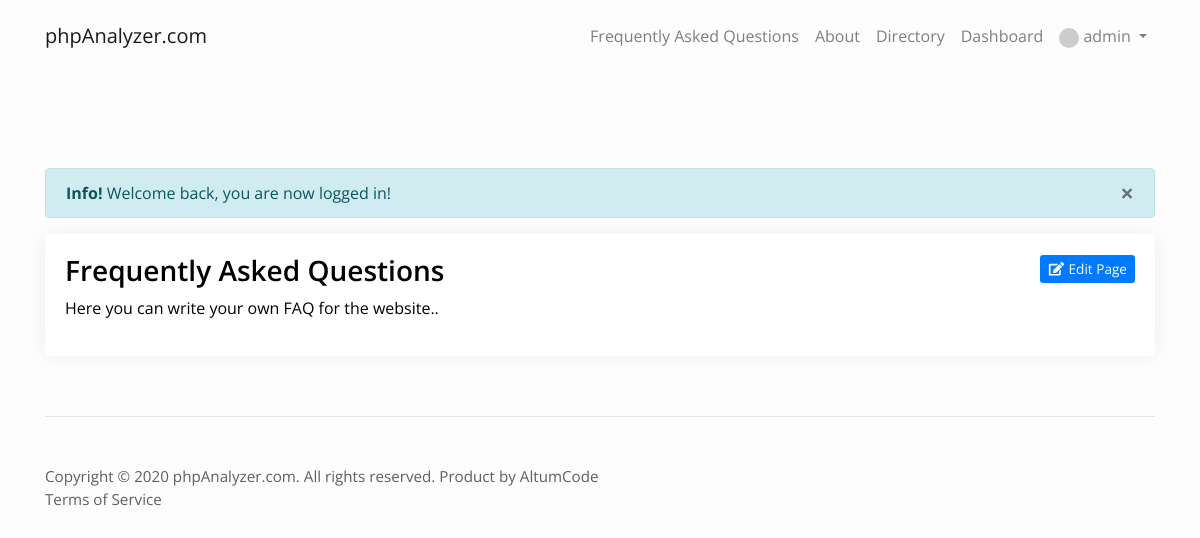
Page /page/faqs (signed in) on the committed database.
### tables this page shows
CREATE TABLE `settings` (
    `id` int(11) NOT NULL,
    `title` varchar(64) NOT NULL,
    `logo` varchar(40) DEFAULT '',
    `favicon` varchar(40) DEFAULT '',
    `time_zone` varchar(32) NOT NULL DEFAULT 'America/New_York',
    `meta_description` varchar(1024) NOT NULL,
    `meta_keywords` varchar(512) DEFAULT NULL,
    `analytics_code` varchar(32) NOT NULL,
    `email_confirmation` int(11) NOT NULL DEFAULT '0',
    `recaptcha` int(11) NOT NULL DEFAULT '1',
    `public_key` varchar(64) NOT NULL,
    `private_key` varchar(64) NOT NULL,
    `facebook_login` int(11) NOT NULL,
    `facebook_app_id` varchar(64) NOT NULL,
    `facebook_app_secret` varchar(64) NOT NULL,
    `smtp_host` varchar(128) NOT NULL,
    `smtp_port` int(11) NOT NULL,
    `smtp_encryption` varchar(16) DEFAULT '0',
    `smtp_auth` int(11) DEFAULT '0',
    `smtp_user` varchar(128) NOT NULL,
    `smtp_pass` varchar(128) NOT NULL,
    `smtp_from` varchar(128) NOT NULL,
    `facebook` varchar(64) NOT NULL,
    `twitter` varchar(64) NOT NULL,
    `youtube` varchar(128) DEFAULT NULL,
    `instagram` varchar(64) DEFAULT NULL,
    `store_currency` varchar(12) NOT NULL DEFAULT 'USD',
    `store_paypal_client_id` varchar(256) NOT NULL DEFAULT '',
    `store_paypal_secret` varchar(256) NOT NULL DEFAULT '',
    `store_paypal_mode` enum('sandbox','live') DEFAULT 'live',
    `store_stripe_publishable_key` varchar(64) DEFAULT '',
    `store_stripe_secret_key` varchar(64) DEFAULT '',
    `store_stripe_webhook_secret` varchar(64) DEFAULT '',
    `store_unlock_report_price` float DEFAULT '1',
    `store_unlock_report_time` int(11) DEFAULT '0',
    `store_no_ads_price` float NOT NULL DEFAULT '5',
    `store_user_default_points` int(11) DEFAULT '0',
    `report_ad` varchar(2560) NOT NULL DEFAULT '',
    `index_ad` varchar(2560) NOT NULL DEFAULT '',
    `account_sidebar_ad` varchar(2560) DEFAULT NULL,
    `instagram_check_interval` int(11) DEFAULT '1',
    `instagram_minimum_followers` int(11) DEFAULT '5',
    `instagram_calculator_media_count` int(11) DEFAULT '10',
    `cron_queries` int(11) DEFAULT '1',
    `cron_mode` enum('ACTIVE','ALL') DEFAULT 'ACTIVE',
    `cron_auto_add_missing_logs` int(11) DEFAULT '0',
    `instagram_login` int(11) DEFAULT '0',
    `instagram_client_id` varchar(64) DEFAULT NULL,
    `instagram_client_secret` varchar(64) DEFAULT NULL,
    `activation_email_template` longtext,
    `lost_password_email_template` longtext,
    `credentials_email_template` longtext,
    `admin_email_notification_emails` mediumtext,
    `admin_new_user_email_notification` int(11) DEFAULT '0',
    `admin_new_payment_email_notification` int(11) DEFAULT '0',
    `directory` enum('ALL','LOGGED_IN','DISABLED') DEFAULT NULL,
    `directory_pagination` int(11) DEFAULT '10',
    `proxy` int(11) DEFAULT '0',
    `proxy_exclusive` int(11) DEFAULT '0',
    `proxy_timeout` int(11) DEFAULT '15',
    `proxy_failed_requests_pause` int(11) DEFAULT '3',
    `proxy_pause_duration` int(11) DEFAULT '1440',
    `email_reports` int(11) DEFAULT '0',
    `email_reports_default` int(11) DEFAULT '0',
    `email_reports_frequency` enum('DAILY','WEEKLY','MONTHLY') DEFAULT 'WEEKLY',
    `email_reports_favorites` int(11) DEFAULT '0',
    `default_language` varchar(16) DEFAULT 'english',
    `facebook_check_interval` int(11) DEFAULT '24',
    `facebook_minimum_likes` int(11) DEFAULT '1000',
    `youtube_api_key` varchar(64) DEFAULT NULL,
    `youtube_check_interval` int(11) DEFAULT '24',
    `youtube_minimum_subscribers` int(11) DEFAULT '100',
    `youtube_check_videos` int(11) DEFAULT '10',
    `twitter_consumer_key` varchar(64) DEFAULT NULL,
    `twitter_secret_key` varchar(64) DEFAULT NULL,
    `twitter_oauth_token` varchar(64) DEFAULT NULL,
    `twitter_oauth_token_secret` varchar(64) DEFAULT NULL,
    `twitter_check_interval` int(11) DEFAULT '24',
    `twitter_minimum_followers` int(11) DEFAULT '100',
    `twitter_check_tweets` int(11) DEFAULT '15',
    PRIMARY KEY (`id`)
);

CREATE TABLE `pages` (
    `page_id` int(11) NOT NULL AUTO_INCREMENT,
    `title` varchar(32) NOT NULL,
    `url` varchar(128) NOT NULL,
    `description` mediumtext NOT NULL,
    `position` int(11) NOT NULL,
    PRIMARY KEY (`page_id`)
);

CREATE TABLE `users` (
    `user_id` int(11) NOT NULL AUTO_INCREMENT,
    `username` varchar(32) NOT NULL,
    `password` varchar(128) NOT NULL,
    `email` varchar(128) NOT NULL,
    `name` varchar(32) NOT NULL,
    `facebook_id` bigint(20) DEFAULT NULL,
    `token_code` varchar(32) DEFAULT NULL,
    `email_activation_code` varchar(32) DEFAULT '',
    `lost_password_code` varchar(32) DEFAULT '',
    `type` int(11) NOT NULL DEFAULT '0',
    `active` int(11) NOT NULL DEFAULT '0',
    `date` varchar(32) DEFAULT '',
    `last_activity` datetime DEFAULT NULL,
    `points` float NOT NULL DEFAULT '15',
    `no_ads` int(11) DEFAULT '0',
    `instagram_id` bigint(11) DEFAULT NULL,
    `api_key` varchar(32) DEFAULT NULL,
    `email_reports` int(11) DEFAULT '0',
    PRIMARY KEY (`user_id`)
);

### index.php (called while the page is built, shortened)
<?php
require 'core/base.php';

### core/includes/router.php (called while the page is built, shortened)
<?php
$url = parse_url_parameters();
$asked_controller = (isset($url[key($url)])) ? htmlspecialchars(current($url), ENT_QUOTES) : 'index';
$controller = $asked_controller;
unset($url[key($url)]);
$parameters = $url ? array_values($url) : [];

### core/init.php (called while the page is built, shortened)
<?php
require_once 'classes/Database.php';
require_once 'classes/User.php';
require_once 'config/config.php';
require_once 'database/connect.php';
require_once 'functions/general.php';
$settings 				= get_settings();
$account_user_id        = 0;
require_once 'functions/language.php';
require_once 'includes/router.php';
if(User::logged_in()) {
    $account = Database::get('*', 'users', ['user_id' => $account_user_id]);
}

### core/config/config.php (called while the page is built)
<?php
$config = [
    'database_host'        => 'localhost',
    'database_username'    => 'root',
    'database_password'    => '',
    'database_name'        => 'product',
    'url'                  => 'http://localhost/product/'
];

### core/functions/language.php (called while the page is built, shortened)
<?php
$path = ROOT . 'languages/';
$lang = $settings->default_language;
$language = json_decode(file_get_contents($path . $lang . '.json'));

### core/classes/Database.php (called while the page is built, shortened)
<?php
class Database {
    public static $database;
    public static function get($what = [], $from, $conditions = [], $order = false, $clean = true) {
        $what = ($what == '*') ? '*' : '`' . implode('`, `', $what) . '`';
        $from = '`' . $from . '`';
        $where = [];
        foreach($conditions as $key => $value) {
            $value = ($clean) ? self::clean_string($value) : $value;
            $where[] = '`' . $key . '` = \'' . $value . '\'';
        }
        $where = implode(' AND ', $where);
        $order_by = ($order) ? 'ORDER BY ' . $order : null;
        $result = self::$database->query("SELECT {$what} FROM {$from} WHERE {$where} {$order_by}");
        return ($result->num_rows) ? $result->fetch_object() : false;
    }
    public static function simple_get($raw_what, $from, $conditions = [], $clean = true) {
        $what = '`' . $raw_what . '`';
        $from = '`' . $from . '`';
        $where = [];
        foreach($conditions as $key => $value) {
            $value = ($clean) ? self::clean_string($value) : $value;
            $where[] = '`' . $key . '` = \'' . $value . '\'';
        }
        $where = implode(' AND ', $where);
        $result = self::$database->query("SELECT {$what} FROM {$from} WHERE {$where}");
        $data = $result->fetch_object();
        return ($result->num_rows) ? $data->{$raw_what} : false;
    }
    public static function clean_string($data) {
        return self::$database->escape_string(filter_var($data, FILTER_SANITIZE_STRING));
    }
}

### core/classes/User.php (called while the page is built, shortened)
<?php
class User {
    public static function logged_in() {
        global $user_logged_in;
        global $account_user_id;
        if($user_logged_in) {
            return $account_user_id;
        } else
        if(isset($_COOKIE['username']) && isset($_COOKIE['token_code']) && strlen($_COOKIE['token_code']) > 0 && $account_user_id = Database::simple_get('user_id', 'users', ['username' => $_COOKIE['username'], 'token_code' => $_COOKIE['token_code']])) {
            $user_logged_in = true;
            return $account_user_id;
        } else
        if(isset($_SESSION['user_id']) && !empty($_SESSION['user_id']) && $account_user_id = Database::simple_get('user_id', 'users', ['user_id' => $_SESSION['user_id']])) {
            $user_logged_in = $account_user_id ? true : false;
            return $account_user_id;
        }
        else return false;
    }
}

### controllers/page.php (called while the page is built, shortened)
<?php
$custom_page_url = (isset($parameters[0])) ? Database::clean_string($parameters[0]) : false;
$custom_page = ($custom_page_url) ? Database::get('*', 'pages', ['url' => $custom_page_url]) : false;

### views/page.php (the view, shortened to what this page needs)
<div class="card card-shadow">
    <div class="card-body">
    <h3 class="d-flex justify-content-between">
        <?= $custom_page->title ?>
        <?php if(User::logged_in() && $account->type > 0): ?>
        <small>
            <a href="admin/page-edit/<?= $custom_page->page_id ?>" class="btn btn-primary btn-sm"><i class="fa fa-fw fa-edit"></i> <?= $language->page->display->edit ?></a>
        </small>
        <?php endif ?>
    </h3>
    <?= $custom_page->description ?>
    </div>
</div>

### views/shared_includes/menu.php (shortened to what this page needs)
<nav class="navbar navbar-main navbar-expand-lg navbar-light <?= $controller == 'index' ? 'navbar-main-index' : null ?> <?= !in_array($controller, ['index', 'directory']) ? 'navbar-main-margin' : null ?>">
    <div class="container">
        <a class="navbar-brand" href="<?= $settings->url ?>">
            <?php if($settings->logo != ''): ?>
                <img src="<?= $settings->url . UPLOADS_ROUTE . 'logo/' . $settings->logo ?>" class="img-fluid navbar-logo" alt="<?= $language->global->accessibility->logo_alt ?>" />
            <?php else: ?>
                <?= $settings->title ?>
            <?php endif ?>
        </a>
        <div class="collapse navbar-collapse justify-content-end" id="main_navbar">
            <ul class="navbar-nav ">
                <?php
                $top_menu_result = $database->query("SELECT `url`, `title` FROM `pages` WHERE `position` = '1'");
                while($top_menu = $top_menu_result->fetch_object()):
                    $link_internal = true;
                    if(strpos($top_menu->url, 'http://') !== false || strpos($top_menu->url, 'https://') !== false) {
                        $link_url = $top_menu->url;
                        $link_internal = false;
                    } else {
                        $link_url = $settings->url . 'page/' . $top_menu->url;
                    }
                    ?>
                    <li class="nav-item"><a class="nav-link" href="<?= $link_url ?>" <?= $link_internal ? null : 'target="_blank"' ?>><?= $top_menu->title ?></a></li>
                <?php endwhile ?>
                <?php if($settings->directory != 'DISABLED' || !$plugins->exists_and_active('instagram')): ?>
                <li class="nav-item"><a class="nav-link" href="directory"> <?= $language->directory->menu ?></a></li>
                <?php endif ?>
                <?php if(!User::logged_in()): ?>
                    <li class="nav-item active"><a class="nav-link" href="login"><i class="fa fa-fw fa-sm fa-sign-in-alt mr-1"></i> <?= $language->login->menu ?></a></li>
                    <li class="nav-item active"><a class="nav-link" href="register"><i class="fa fa-fw fa-sm fa-plus mr-1"></i> <?= $language->register->menu ?></a></li>
                <?php else: ?>
                    <li class="nav-item"><a class="nav-link" href="dashboard"> <?= $language->dashboard->menu ?></a></li>
                    <li class="dropdown">
                        <a class="nav-link dropdown-toggle" data-toggle="dropdown" href="#" aria-haspopup="true" aria-expanded="false">
                            <img src="<?= get_gravatar($account->email) ?>" class="small-avatar" /> <?= $account->username ?> <span class="caret"></span>
                        </a>
                    </li>
                <?php endif ?>
            </ul>
        </div>
    </div>
</nav>

### views/shared_includes/footer.php (shortened to what this page needs)
<footer class="container">
    <div class="d-flex justify-content-between sticky-footer">
        <div class="col-md-9 px-0">
            <div>
                <span><?= 'Copyright &copy; ' . date('Y') . ' ' . $settings->title . '. All rights reserved. Product by <a href="http://codecanyon.net/user/altumcode/">AltumCode</a>' ?></span>
            </div>
            <?php
            $bottom_menu_result = $database->query("SELECT `url`, `title` FROM `pages` WHERE `position` = '0'");
            while($bottom_menu = $bottom_menu_result->fetch_object()):
                $link_internal = true;
                if(strpos($bottom_menu->url, 'http://') !== false || strpos($bottom_menu->url, 'https://') !== false) {
                    $link_url = $bottom_menu->url;
                    $link_internal = false;
                } else {
                    $link_url = $settings->url . 'page/' . $bottom_menu->url;
                }
                ?>
                <a href="<?= $link_url ?>" <?= $link_internal ? null : 'target="_blank"' ?> class="mr-3"><?= $bottom_menu->title ?></a>&nbsp;
            <?php endwhile ?>
        </div>
    </div>
</footer>

### assets/css/custom.css (style rules this page uses)
:root { --primary-color: #02A9F4; --primary-color-hover: #0298e1; }
body { background: #fdfdfd; font-family: 'Open Sans', sans-serif; color: black; }
a { color: black; transition: color .3s ease-in-out; }
.h1, .h2, .h3, .h4, .h5, .h6, h1, h2, h3, h4, h5, h6 { font-weight: 600; }
.btn { font-size: .88rem; padding-top: .4rem; padding-bottom: .4rem; border: 0; transition: opacity 0.3s; }
.btn-sm { padding: .25rem .5rem; font-size: .85rem; line-height: 1.5; border-radius: .2rem; }
.sticky-footer { padding-top: 3rem; border-top: 1px solid #e4e4e4; margin: 4em 0 3rem 0; font-size: .95rem; }
.sticky-footer, .sticky-footer a { color: #5F5F5F; }
.small-avatar { width: 20px; height: 20px; border-radius: 50%; }
.navbar-main { background: transparent; }
.navbar-main-margin { margin-bottom: 6rem; }
.navbar { min-height: 0px !important; }
.navbar-nav>li>a { padding-top: 1rem; padding-bottom: 1rem; }
.card-shadow { box-shadow: 0px 0px 20px #00000010; border: 0; }

### assets/css/fa-svg-with-js.css (style rules this page uses)
.svg-inline--fa,svg:not(:root).svg-inline--fa { overflow:visible }
.svg-inline--fa { display:inline-block;font-size:inherit;height:1em;vertical-align:-.125em }
.svg-inline--fa.fa-w-18 { width:1.125em }
.svg-inline--fa.fa-fw { width:1.25em }
.fa-fw { text-align:center;width:1.25em }

### rows in the picture
settings: title "phpAnalyzer.com"
pages: title "Frequently Asked Questions", description "Here you can write your own FAQ for the website.."
pages: title "About"
users: username "admin"
pages: title "Terms of Service"

### other values in the picture
$language->directory->menu "Directory"
$language->dashboard->menu "Dashboard"
$language->global->message_type->$type "Info!"
$message "Welcome back, you are now logged in!"
$language->page->display->edit "Edit Page"
